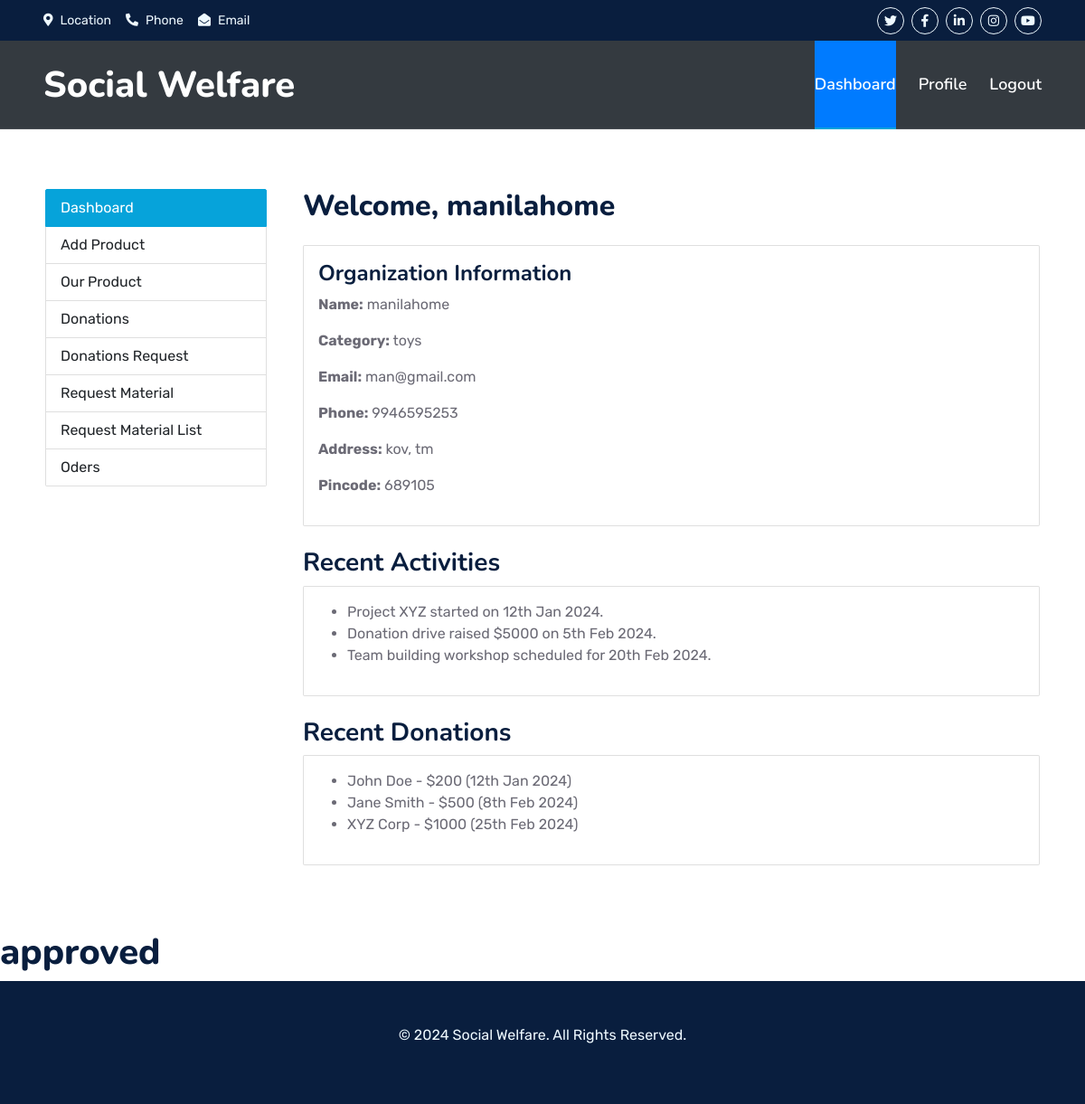
/organization/dashboard (signed in), run on the app's committed database.
### organization/models.py (models this page shows, shortened)
class Organization(models.Model):
    user = models.OneToOneField(User, on_delete=models.CASCADE)
    orgname=models.CharField(max_length=20)
    category = models.ForeignKey(Category, on_delete=models.CASCADE)
    org_city = models.CharField(max_length=50)
    org_district = models.CharField(max_length=50)
    org_pincode = models.PositiveIntegerField()
    reg_no = models.CharField(max_length=50)
    org_mail = models.EmailField()
    org_phno = models.CharField(max_length=20)
    org_poc = models.CharField(max_length=50)
    type= models.CharField(default='organization', max_length=50)
    j_date = models.CharField(max_length=20)
    admin_approval = models.CharField(
        max_length=20,
        default='not approved',
        choices=[('approved', 'Approved'), ('not approved', 'Not Approved')]
    )

class Category(models.Model):
    category = models.CharField(max_length=50)

### organization/views.py (the view)
# urls.py: path('dashboard', views.organization_dashboard, name='orgdashboard'),
def organization_dashboard(request):
    organization = Organization.objects.get(user=request.user)  # Modify as per your model structure
    return render(request, 'orgdashboard.html', {'organization': organization})

### templates/orgdashboard.html (shortened to what this page needs)
{% extends 'orgbase.html' %}
{% load static %}
{% block content %}
{% if organization.admin_approval|lower == "approved" %}
    <div class="container py-5">
        <div class="row">
            <div class="col-lg-3 mb-4 mb-lg-0">
                <div class="list-group">
                    <a href="#" class="list-group-item list-group-item-action active">Dashboard</a>
                    <a href="{% url 'orgaddproduct' %}" class="list-group-item list-group-item-action">Add Product</a>
                    <a href="{% url 'organization_products' %}" class="list-group-item list-group-item-action">Our Product</a>
                    <a href="{% url 'donation_list_successful' %}" class="list-group-item list-group-item-action">Donations</a>
                    <a href="{% url 'donationreq' %}" class="list-group-item list-group-item-action">Donations Request</a>
                    <a href="{% url 'request_material' %}" class="list-group-item list-group-item-action">Request Material</a>
                    <a href="{% url 'materiallist' %}" class="list-group-item list-group-item-action">Request Material List</a>
                    <a href="{% url 'orderslist' %}" class="list-group-item list-group-item-action">Oders</a>
                </div>
            </div>
            <div class="col-lg-9">
                    <h2 class="mb-4">Welcome, {{ organization.orgname }}</h2>
                    <div class="card mb-4">
                        <div class="card-body">
                            <h4>Organization Information</h4>
                            <p><strong>Name:</strong> {{ organization.orgname }}</p>
                            <p><strong>Category:</strong> {{ organization.category.category }}</p>
                            <p><strong>Email:</strong> {{ organization.org_mail }}</p>
                            <p><strong>Phone:</strong> {{ organization.org_phno }}</p>
                            <p><strong>Address:</strong> {{ organization.org_city }}, {{ organization.org_district }}</p>
                            <p><strong>Pincode:</strong> {{ organization.org_pincode }}</p>
                        </div>
                    </div>
                    <h3>Recent Activities</h3>
                    <div class="card mb-4">
                        <div class="card-body">
                            <ul>
                                <li>Project XYZ started on 12th Jan 2024.</li>
                                <li>Donation drive raised $5000 on 5th Feb 2024.</li>
                                <li>Team building workshop scheduled for 20th Feb 2024.</li>
                            </ul>
                        </div>
                    </div>
                    <h3>Recent Donations</h3>
                    <div class="card mb-4">
                        <div class="card-body">
                            <ul>
                                <li>John Doe - $200 (12th Jan 2024)</li>
                                <li>Jane Smith - $500 (8th Feb 2024)</li>
                                <li>XYZ Corp - $1000 (25th Feb 2024)</li>
                            </ul>
                        </div>
                    </div>
                {% endif %}
            </div>
        </div>
    </div>
<h1>{{organization.admin_approval}} </h1>
{% endblock %}

### static/css/style.css (style rules this page uses)
:root { --primary: #06A3DA; --secondary: #34AD54; --light: #EEF9FF; --dark: #091E3E; }
h1, h2, .fw-bold { font-weight: 800 !important; }
h3, h4, .fw-semi-bold { font-weight: 700 !important; }

### templates/orgbase.html (style rules this page uses)
.container { padding-top: 50px; padding-bottom: 50px; margin-top: 20px; }
.col-lg-3, .col-lg-9 { padding-left: 20px; padding-right: 20px; }
.card { margin-bottom: 20px; }

### data on the page
Organization: orgname "manilahome", category.category "toys", org_mail "man@gmail.com", org_phno "9946595253", org_city "kov", org_district "tm", org_pincode "689105", admin_approval "approved"
